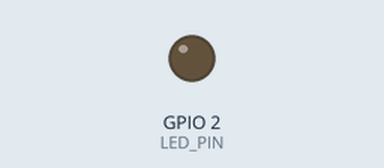
Simulated run of this sketch. Board: ESP32. Parts: output pins drawn as LEDs (lit = HIGH).

Above: at 0.8 s.
At 4.6 s:
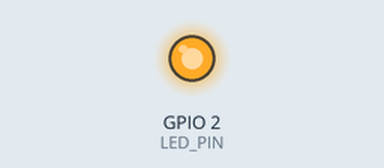
Timing chart, 0 to 7.4 s (numbered marks = the images above):
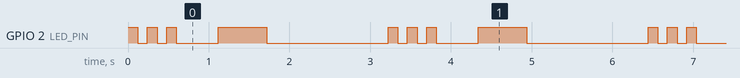

The sketch:

spicy-blink.ino
```cpp
/*
  ESP32 for Makers
  Spicy Blink Test
  Written by Gareth Erwin
  Absolute Nerd Books

  This sketch makes the onboard LED blink with a little attitude.
  If your ESP32 board does not blink, try changing LED_PIN.
  Many ESP32 DevKit boards use GPIO 2 for the onboard LED.
*/

#define LED_PIN 2

void setup() {
  pinMode(LED_PIN, OUTPUT);
}

void loop() {
  // Three quick pulses
  blinkPulse(120);
  blinkPulse(120);
  blinkPulse(120);

  delay(400);

  // One longer pulse
  blinkPulse(600);

  delay(900);
}

void blinkPulse(int delayTime) {
  digitalWrite(LED_PIN, HIGH);
  delay(delayTime);

  digitalWrite(LED_PIN, LOW);
  delay(delayTime);
}
```

Measured:
- by itself, GPIO 2 (LED_PIN): repeats every 3.2 s: 2 × (LOW 0.12 s, HIGH 0.12 s), LOW 0.52 s, HIGH 0.60 s, LOW 1.5 s, HIGH 0.12 s
- by itself, everything shown: repeats every 3.2 s, in 8 steps
